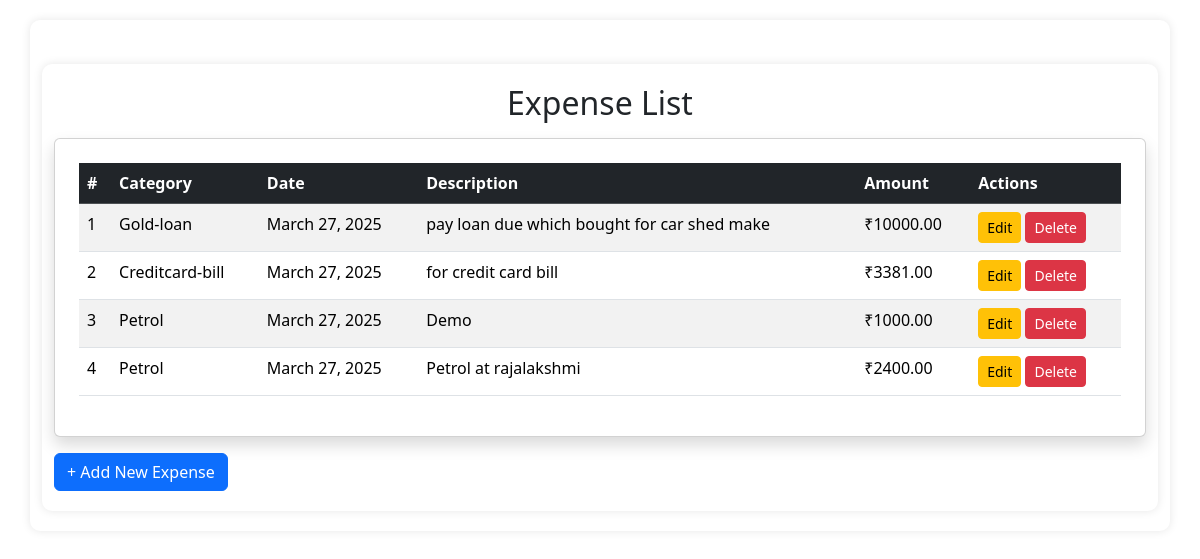
Page /expenses/ (signed in) on the earlier database version.
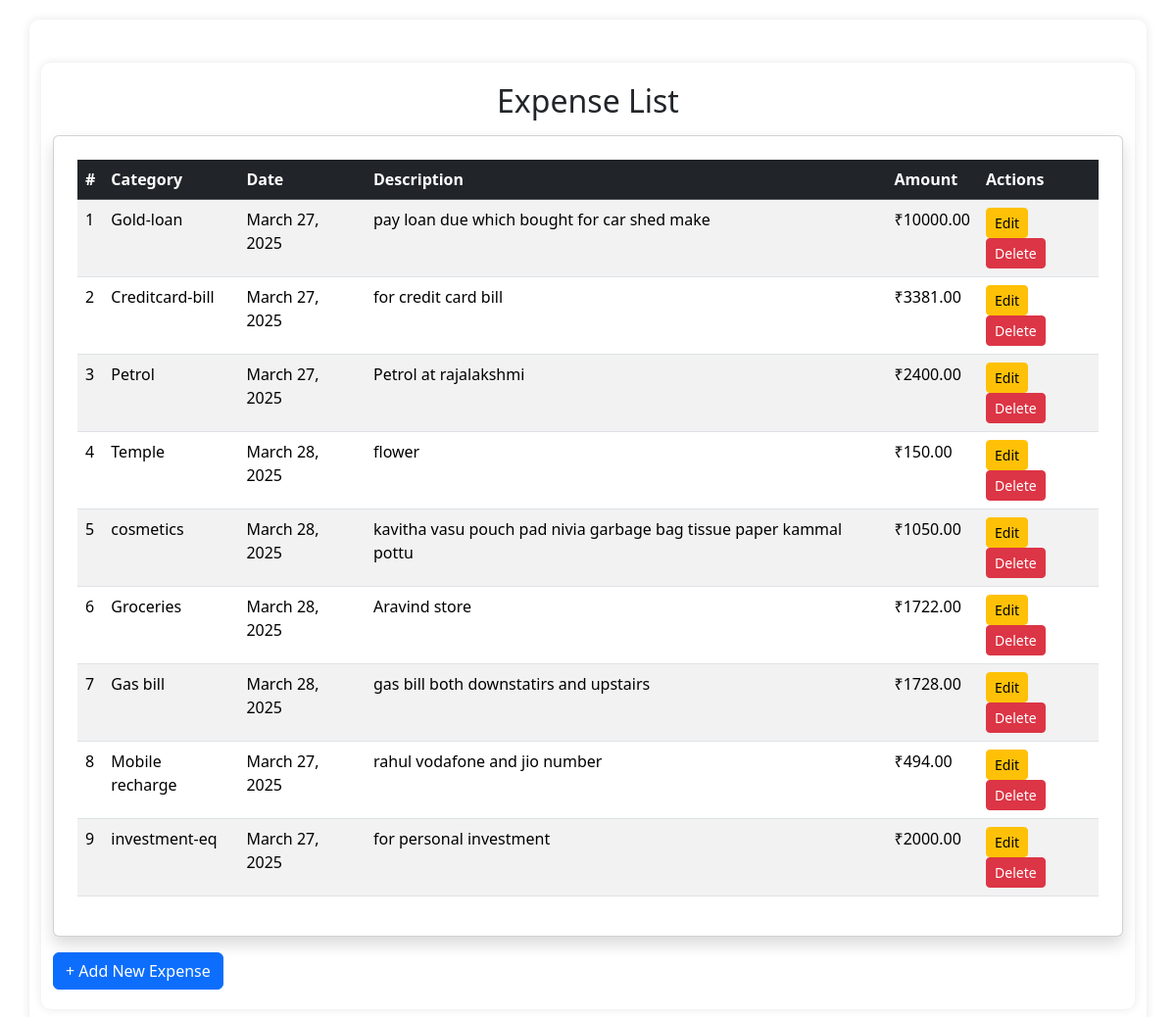
Same page on the later database version.
### selavu/models.py (models this page shows, shortened)
class Expense(models.Model):
    category = models.ForeignKey(
        Category, on_delete=models.CASCADE)  # Link to Category model
    date = models.DateField()  # Stores date
    add_by = models.ForeignKey(
        User, on_delete=models.CASCADE)  # Links to User model
    description = models.TextField()  # Long text field for description
    amount = models.DecimalField(max_digits=10, decimal_places=2)

class Category(models.Model):
    id = models.AutoField(primary_key=True)  # Auto-incrementing ID
    name = models.CharField(max_length=255, unique=True)
    user = models.ForeignKey(User, on_delete=models.CASCADE)

### selavu/views.py (the view)
# urls.py: path('expenses/',  views.expense_list, name='expense_list'),
@login_required
def expense_list(request):
    expenses = Expense.objects.filter(
        add_by=request.user)  # Show only user's expenses
    return render(request, 'expense_list.html', {'expenses': expenses})

### selavu/templates/expense_list.html
{% extends 'base.html' %}
{% block content %}
<div class="container mt-4">
    <h2 class="text-center">Expense List</h2>
    <div class="card shadow p-4 mt-3">
        <table class="table table-striped table-hover">
            <thead class="table-dark">
                <tr>
                    <th>#</th>
                    <th>Category</th>
                    <th>Date</th>
                    <th>Description</th>
                    <th>Amount</th>
                    <th>Actions</th>
                </tr>
            </thead>
            <tbody>
                {% for expense in expenses %}
                <tr>
                    <td>{{ forloop.counter }}</td>
                    <td>{{ expense.category.name }}</td>
                    <td>{{ expense.date }}</td>
                    <td>{{ expense.description }}</td>
                    <td>₹{{ expense.amount }}</td>
                    <td>
                        <a href="{% url 'edit_expense' expense.id %}" class="btn btn-sm btn-warning">Edit</a>
                        <a href="{% url 'delete_expense' expense.id %}" class="btn btn-sm btn-danger"
   onclick="return confirm('Are you sure you want to delete this expense?');">
    Delete
</a>
                    </td>
                </tr>
                {% empty %}
                <tr>
                    <td colspan="6" class="text-center text-muted">No expenses recorded.</td>
                </tr>
                {% endfor %}
            </tbody>
        </table>
    </div>
    <a href="{% url 'add_expense' %}" class="btn btn-primary mt-3">+ Add New Expense</a>
</div>
<link rel="stylesheet" href="https://cdn.jsdelivr.net/npm/bootstrap@5.3.2/dist/css/bootstrap.min.css">
{% endblock %}

### selavu/templates/base.html (shortened to what this page needs)
<!DOCTYPE html>
<html lang="en">
<head>
        <link rel="stylesheet" href="https://cdn.jsdelivr.net/npm/bootstrap@5.3.0/dist/css/bootstrap.min.css">
</head>
<body>
    <div class="container">
        {% block content %} {% endblock %}
    </div>
</body>
</html>

### selavu/templates/base.html (style rules this page uses)
body { font-family: Arial, sans-serif; margin: 20px; padding: 20px; background-color: #f4f4f4; }
.container { max-width: 600px; margin: 0 auto; background: white; padding: 20px; border-radius: 10px; box-shadow: 0px 0px 10px rgba(0, 0, 0, 0.1); }

Differences in the rows shown:
removed Expense: category.name "Petrol", date "March 27, 2025", description "Demo", amount "1000.00"
added Expense: category.name "Temple", date "March 28, 2025", description "flower", amount "150.00"
added Expense: category.name "cosmetics", date "March 28, 2025", description "kavitha vasu pouch pad nivia garbage bag tissue paper kammal pottu", amount "1050.00"
added Expense: category.name "Groceries", date "March 28, 2025", description "Aravind store", amount "1722.00"
added Expense: category.name "Gas bill", date "March 28, 2025", description "gas bill both downstatirs and upstairs", amount "1728.00"
added Expense: category.name "Mobile recharge", date "March 27, 2025", description "rahul vodafone and jio number", amount "494.00"
added Expense: category.name "investment-eq", date "March 27, 2025", description "for personal investment", amount "2000.00"
